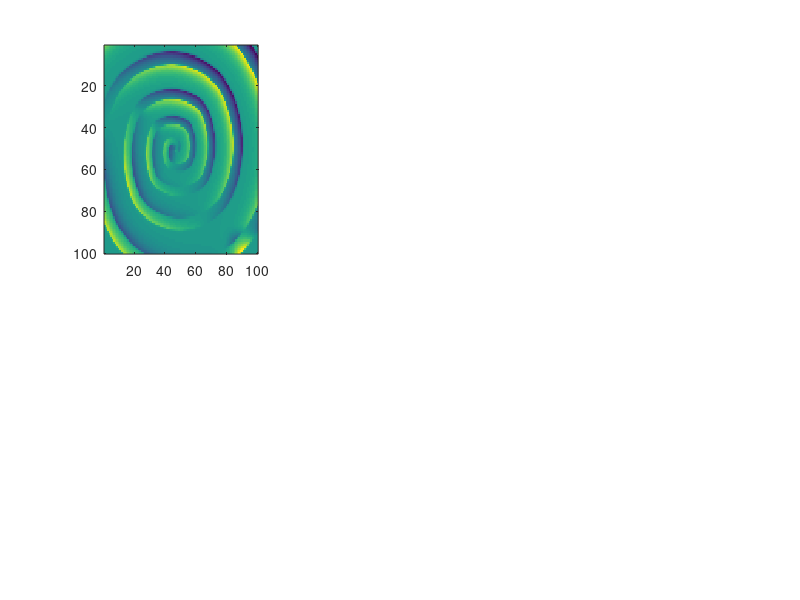

This chart was generated by the following MATLAB code: (Note: this script raises an error after producing the figure.)
function Fig_16

clear all;
close all;

m = 100; % domain size m x m
dt = 0.01; %time step - note as h in the article

D = 0; % ratio of diffusion coeffcients
t = 0; % initial time

epsilon = 0.02; 
a       = 0.8; 
b       = 0.005; 

N =[20 20.5]./dt; % iterations to be visualized for a spiral wave 
T_max = 21; % the last time moment to be visualized  
N_max = T_max/dt; % the last iteration to be visualized


fig1=figure('Units','normalized','Position',[0.2 0.1 0.41 0.9],'Color',[1 1 1]);
kkk = 0; 
  
%- Initial conditions -
lambda1_0 = zeros(m); lambda1_0(:,ceil(m/2)+1:m) = 0.9; % U field
lambda2_0 = zeros(m); lambda2_0(1:ceil(m/2),:)   = 0.9; % V field
mu1_0 = ones(m); mu2_0 = ones(m);  % U and V field accordingly

% - Computations -  
for i=1:N_max 
    
   mu1_1 = mu1_0 + (f_mu1(mu1_0,mu2_0,lambda1_0,lambda2_0,epsilon,a,b)+Lattice(mu1_0,m))*dt; % v
   mu2_1 = mu2_0 + (g(mu1_0,mu2_0) + D*Lattice(mu2_0,m))*dt;  % v

   lambda1_1 = lambda1_0 + (f_lambda1(lambda1_0,lambda2_0,epsilon,a,b)+Lattice(lambda1_0,m))*dt; % u
   lambda2_1 = lambda2_0 + (g(lambda1_0,lambda2_0) + D* Lattice(lambda2_0,m))*dt;  %u
   
   t = t + dt;
   mu1_0 = mu1_1; mu2_0 = mu2_1;   
   lambda1_0 =lambda1_1; lambda2_0 = lambda2_1; 

% - Vizualization of the dynamics of mu2 - 
if  ismember(i,N) || i==N_max
    figure(fig1);    
    kkk =kkk+1;    
    sub(kkk)=subplot(2,3,kkk); 
    imagesc(mu2_0);   

     % - Symetric colorbar in each subplot -
     Color_Lim = sub(kkk).CLim; 
     max_abs_color = max(abs(Color_Lim));
     sub(kkk).CLim = [-max_abs_color max_abs_color];

     colormap(bluewhitered(256));     
     colorbar('FontName','Times New Roman','FontSize',22); 
     set(gca,'XTickLabel',[]);
     set(gca,'YTickLabel',[]);
end


end

%- Moire gratings -
raiska = 35; 
h_x = 2*pi/(raiska-1);
h_y = 2*pi/(raiska-1);

[xx,yy] = meshgrid(0:h_x:30*pi,0:h_y:30*pi);
lambda = 10; 
k = 2*pi/lambda;

theta_laipsniais = 20; 
theta = theta_laipsniais*2*pi/360;

M1 = (1/2)*(1+cos(k*xx));
xx_rot = xx*cos(theta) - yy*sin(theta); 
M2 = (1/2)*(1+cos(k*xx_rot));

M_superpozicija = (M1+M2)/2;

kkk=kkk+1;
sub(kkk)=subplot(2,3,kkk); 
imagesc(M1);   
colormap(sub(kkk),'gray'); 
cbh=colorbar('FontName','Times New Roman','FontSize',22); 
set(cbh,'XTick',[0.0001 0.2 0.4 0.6 0.8 1]);
set(cbh,'XTickLabel',{'0' '0.2' '0.4' '0.6' '0.8' '1'});
set(gca,'XTickLabel',[]); set(gca,'YTickLabel',[]);

kkk=kkk+1;
sub(kkk)=subplot(2,3,kkk); 
imagesc(M2);   
colormap(sub(kkk),'gray'); 
cbh=colorbar('FontName','Times New Roman','FontSize',22);

set(cbh,'XTick',[0.0001 0.2 0.4 0.6 0.8 1]);
set(cbh,'XTickLabel',{'0' '0.2' '0.4' '0.6' '0.8' '1'});
set(gca,'XTickLabel',[]); set(gca,'YTickLabel',[]);

kkk=kkk+1;
sub(kkk)=subplot(2,3,kkk); 
imagesc(M_superpozicija);   
colormap(sub(kkk),'gray'); 
cbh=colorbar('FontName','Times New Roman','FontSize',22);

set(cbh,'XTick',[0.0001 0.2 0.4 0.6 0.8 1]);
set(cbh,'XTickLabel',{'0' '0.2' '0.4' '0.6' '0.8' '1'});
set(gca,'XTickLabel',[]); set(gca,'YTickLabel',[]);

%- Vizualization cosmetics -
%- Subplot positions: fig1 -
pos1 = get(sub(4),'Position'); set(sub(4),'Position',[pos1(1)-0.11 pos1(2)-0.02 pos1(3) pos1(4)]); %[left buttom ]
pos2 = get(sub(5),'Position'); set(sub(5),'Position',[pos2(1)-0.14 pos2(2)-0.02 pos1(3) pos2(4)]); %[left buttom ]
pos3 = get(sub(6),'Position'); set(sub(6),'Position',[pos3(1)-0.17 pos3(2)-0.02 pos1(3) pos3(4)]); %[left buttom ]
pos1 = get(sub(1),'Position'); set(sub(1),'Position',[pos1(1)-0.11 pos1(2)-0.06 pos1(3) pos1(4)]);
pos2 = get(sub(2),'Position'); set(sub(2),'Position',[pos2(1)-0.14 pos2(2)-0.06 pos1(3) pos1(4)]); %[left buttom ]
pos2 = get(sub(3),'Position'); set(sub(3),'Position',[pos2(1)-0.17 pos2(2)-0.06 pos1(3) pos2(4)]);


%- Subplot annotations: fig1 -
 annotation(fig1,'textbox',[0.095 0.46 0.055 0.055],'String',{'(a)'},'FontName',...
            'Times New Roman','FontSize',40,'FitBoxToText','off','LineStyle','none');
 
 annotation(fig1,'textbox',[0.344 0.46 0.055 0.055],'String',{'(b)'},'FontName',...
            'Times New Roman','FontSize',40,'FitBoxToText','off','LineStyle','none');
       
 annotation(fig1,'textbox',[0.6 0.46 0.055 0.055],'String',{'(c)'},'FontName',...
            'Times New Roman','FontSize',40,'FitBoxToText','off','LineStyle','none');

 annotation(fig1,'textbox',[0.095 0.028 0.055 0.055],'String',{'(d)'},'FontName',...
            'Times New Roman','FontSize',40,'FitBoxToText','off','LineStyle','none');
 
 annotation(fig1,'textbox',[0.344 0.028 0.055 0.055],'String',{'(e)'},'FontName',...
            'Times New Roman','FontSize',40,'FitBoxToText','off','LineStyle','none');
       
 annotation(fig1,'textbox',[0.6 0.028 0.055 0.055],'String',{'(f)'},'FontName',...
            'Times New Roman','FontSize',40,'FitBoxToText','off','LineStyle','none');

%- Functions used in computations -
function [out_data] = Lattice(in_data,in_m)       
 data_temp = Shift(in_data,in_m);
 out_data    = (data_temp.k +  data_temp.d +  data_temp.v +  data_temp.a) - 4* in_data;   
end
 
function [outM] = Shift(inM,in_m)
outM.k = zeros(in_m); % left neighbor 
outM.d = zeros(in_m); % right neighbor
outM.v = zeros(in_m); % upper neighbor
outM.a = zeros(in_m); % bottom neighbor

% no-flux boundary conditions
outM.k = circshift(inM,[ 0  1]); outM.k(:,1)=outM.k(:,2); 
outM.d = circshift(inM,[ 0 -1]); outM.d(:,end)=outM.d(:,end-1); 
outM.v = circshift(inM,[ 1  0]); outM.v(1,:)=outM.v(2,:); 
outM.a = circshift(inM,[-1  0]); outM.a(end,:)=outM.a(end-1,:);  
end 

%- f(u,v) mu1 -
 function [out_mu1] = f_mu1(in_mu1,in_mu2,in_lambda1,in_lambda2,in_epsilon,in_a,in_b) %  in_x atitinka "u", in_y atitinka "v" (2) formule is M. Vaidelys
 out_mu1 = (1/in_epsilon)*((1-2*in_lambda1).*(in_lambda1-(1/in_a)*(in_lambda2+in_b)).*in_mu1+in_lambda1.*(1-in_lambda1).*(in_mu1-(1/in_a)*in_mu2));
 end 
 
  %- f(u,v) lambda1 - 
 function [out_lambda1] = f_lambda1(in_lambda1,in_lambda2,in_epsilon,in_a,in_b) 
 out_lambda1 = (1/in_epsilon)*in_lambda1.*(1-in_lambda1).*(in_lambda1-(1/in_a)*(in_lambda2+in_b));
 end 
 
  %- g(u,v) lambda2 and mu2 - 
 function [out_data] = g(in_data1,in_data2) 
 out_data = in_data1-in_data2;
 end 

 end



